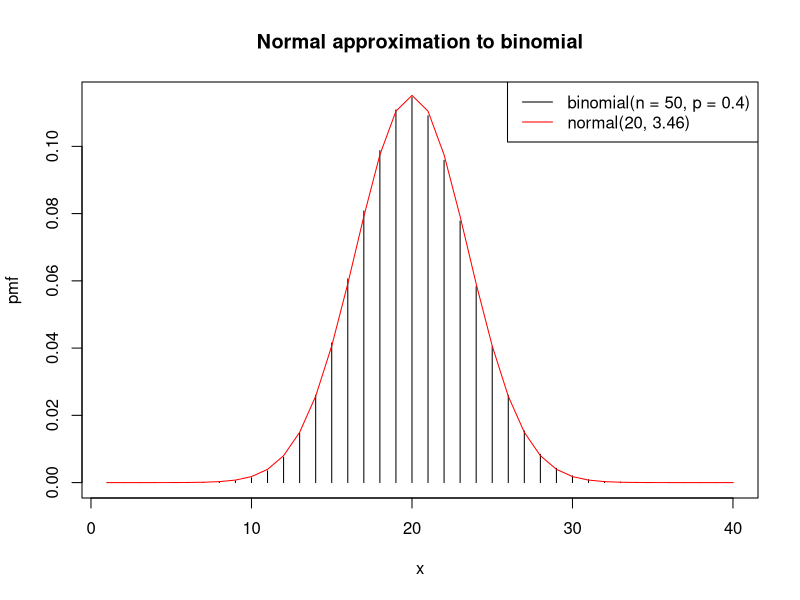
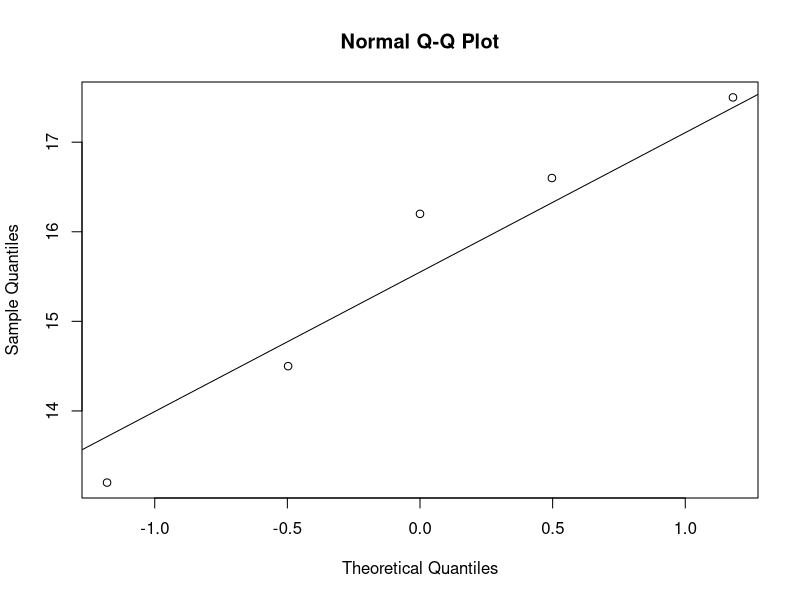
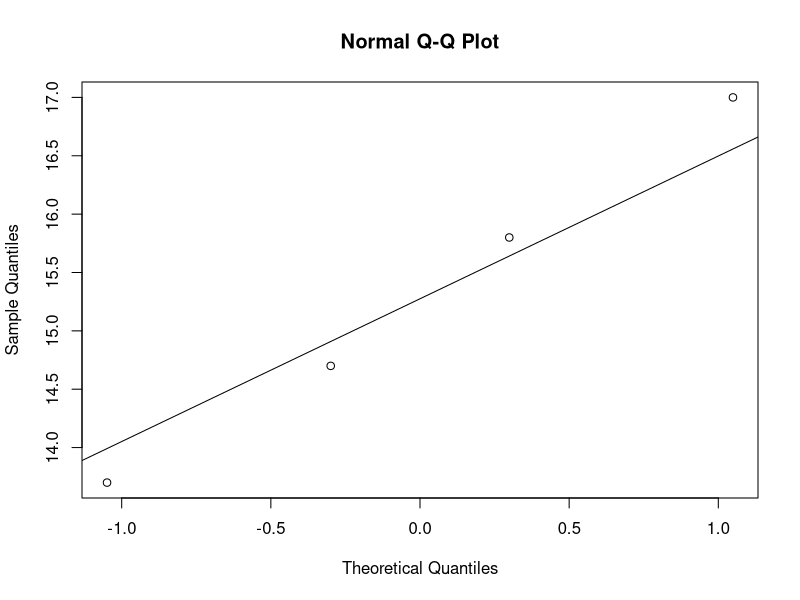
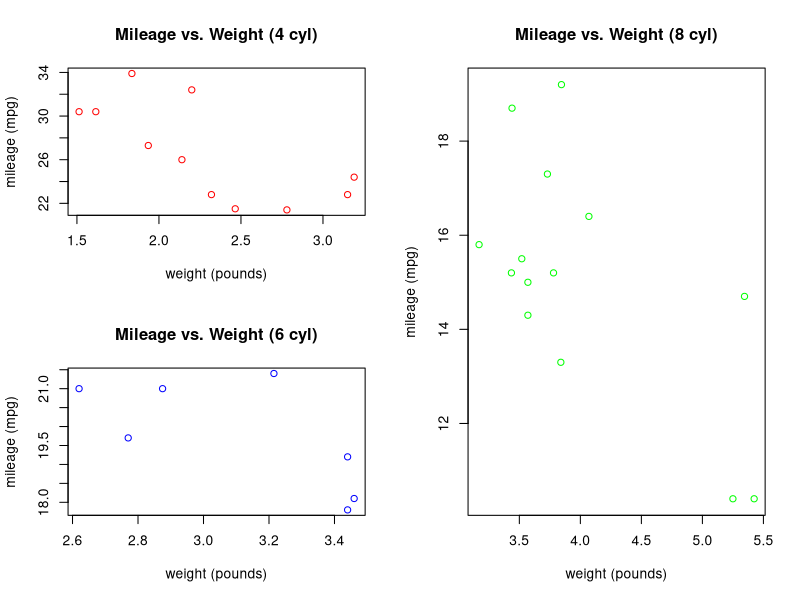

Write R code to recreate these figures, in order.
x = c(3, 3, NA, 2, 4, NA)
sum(x, na.rm = TRUE)
mean(x, na.rm = TRUE)
x[is.na(x)] = 0
mean(x)

prob = 0
for (i in seq(0, 100, by = 2)){
  prob = prob + dbinom(i, size = 100, prob = 0.6)
}
print(prob)

?mtcars
sort(mtcars$wt[(mtcars$am == 1) & (mtcars$hp > 100)], decreasing = TRUE)[2]
sorted = mtcars[order(mtcars$drat, mtcars$mpg*(-1)), ]
sorted$cyl[2]

rm(list = ls()) # initialization
n <- 50
p <- 0.4 # assignment of n and p
x <- 1:40 # assignment of x values, from 1 to 40
ynorm <- dnorm(x, mean = n * p, sd = sqrt(n * p * (1 - p))) # calculate normal probability density function
ybin <- dbinom(x, n, p) # calculate binomial probability mass function
plot(x, ybin, type="h",main="Normal approximation to binomial",xlab="x",ylab='pmf') # plot the binomial mass function with vertical lines, instead of points, with type h. Keep the main title and labels intact.
lines(x, ynorm, col='red') # plot the normal probability density curve in red
legend("topright", legend = c(paste(sep = "", "binomial(n = ", n, ", p = ", p, ")"),# This legend line is flawless. Keep it intact.
                              paste(sep = "", "normal(", n * p, ", ",  round(sqrt(n * p * (1 - p)), 2), ")")), 
                    col = c("black", "red"), lty = c(1, 1))

fe =  c(99, 96, 95, 93, 95, 98, 96, 100)
ma =  c(89, 96, 90, 91, 92, 93, 94, 90, 95, 92, 91, 93)
out = t.test(fe, ma, alternative = "two.sided", conf.level = .95)
print(out$p.value)

height = c(151, 174, 138, 186, 128, 136, 179, 163, 152, 131)
weight = c(63, 81, 56, 91, 47, 57, 76, 72, 62, 48)
clf = lm(weight ~ height)
cat(clf$coefficients[1], 'is the intercept.', clf$coefficients[2], 'is the slope.')

d = data.frame(height = 170)
print(predict(clf, newdata = d))

seed = 2
set.seed(seed)
N = 1000
t = replicate(N, max(rexp(40, rate = 0.2)))
var_max = var(t)
print(var_max)
              

# Debugging guidelines
# First, I want to remind us of this fact: WE ARE HUMANS and always make mistakes. It is common. Don't be scared of bugs in your code. 
# 
# Secondly, WE ARE NOT COMPUTERS. So, don't stare at your code for hours, try to run it in your mind, and guess what's happening behind the screen. In that way, you treat yourself as a computer wrongly and waste your time. Instead, you need to run your code on your computer (again, not in your mind) LINE BY LINE and let your computer tell you what's going on by some extra printouts. This is the most efficient way of debugging.
# 
# 
# 
# Here are my suggestions for debugging (also shown in my lecture code from Canvas > Files, especially in my comments): 
#   
#   Always boil down a long step into some short and simple steps. Don't write a too-long line if you cannot handle it. Replace it with several short lines, which can be traced more easily.
# Always insert some print() and cat() to print out the doubtful variables and intermediate results at some checkpoints.
# Translate math formulas STEP BY STEP into R.
# Always be TYPE-SENSITIVE, that is, keep the types of variables in mind. Otherwise, there will always be unexpected issues in your code. The best solution is to use str() to know the type of doubtful variables and make sure the variables match others in type.
# After loading data from files to variables, you need to print out the variables to make sure the data is stored correctly in value and in type.
# After writing data to files, you need to open the files with RStudio or other apps to make sure the data is written as expected.
# Divide and conquer. For example, NEVER ever do debug in your R markdown file (for HW), which contains too many things together and is too involved. Copy and paste your troublesome R chunk into a new-opened R script tab in RStudio and do debugging in this isolated tab.
# If you are not sure about the output of some functions or code, cook a chunk of code to test them. There is no need to ask other coders because your computer runs the code and shows the output, which is much better than any human.
# Develop a good coding style and make your code neat and elegant and readable by following my lecture code with appropriate spacing, indentations, and alignments.
# Always use meaningful names for variables and functions.
# Try to make your code readable to yourself and other coders. Always add some comments to improve its readability.
# Relax and do not stick to something for a too-long time. Sometimes, a brief rest can refresh your mind and make debugging much more productive.
# Finding a logical error is muuuuuuuuuuuch more difficult than finding a syntax error.
# Coding is always easy while debugging is always tough. But if you can follow my suggestions above, you might feel better with debugging.
# 
# Hope it helps,
# 
# --Dr. Yang


tail = 0.1
print(qnorm(1 - tail, mean = 3, sd = sqrt(5)))

?mtcars
sort(mtcars$mpg[(mtcars$vs == 0) & (mtcars$hp < 200)], decreasing = FALSE)[3]

posts = c(13.2, 14.5, 16.2, 16.6, 17.5)
Home_Depot_posts = c(13.7, 14.7, 15.8, 17.0)
qqnorm(posts)
qqline(posts)
qqnorm(Home_Depot_posts)
qqline(Home_Depot_posts)

var_test = var.test(posts, Home_Depot_posts,
                    alternative = "two.sided",
                    conf.level = 0.95)
print(var_test$p.value)

sorted = mtcars[order(mtcars$hp * (-1), mtcars$mpg), ]
sorted$disp[sorted$vs == 1][1]

set.seed(5)
n = 50 
N = 1000 
M = replicate(n = N, min(rt(n, 10)))
sd(M) 


rm(list = ls())

m = mtcars # load mtcars into m
m4cyl = m[m$cyl == 4, ]
m6cyl = m[m$cyl == 6, ]
m8cyl = m[m$cyl == 8, ] # divide m into 3 groups of data frames: 4cyl(m4cyl), 6cyl(m6cyl), 8cyl(m8cyl)
n = matrix(data = c(1,2,3,3), nrow = 2) # set up the layout matrix
layout(n) # apply the layout matrix
plot(x = m4cyl$wt, y = m4cyl$mpg, 
     main = "Mileage vs. Weight (4 cyl)",xlab="weight (pounds)",ylab="mileage (mpg)",col='red') # draw the 1st subplot on the upper-left corner. keep the main title and labels intact.
plot(x = m6cyl$wt, y = m6cyl$mpg, 
     main="Mileage vs. Weight (6 cyl)",xlab="weight (pounds)",ylab="mileage (mpg)",col='blue') # draw the 2nd subplot on the lower-left corner. keep the main title and labels intact.
plot(x = m8cyl$wt, y = m8cyl$mpg, 
     main="Mileage vs. Weight (8 cyl)",xlab="weight (pounds)",ylab="mileage (mpg)",col='green') # draw the 3rd subplot on the right. keep the main title and labels intact.
          
layout(matrix(data=1, nrow=1, ncol=1))  

data("mtcars")

# Filter the dataset to include only V-shaped-engine (cylinders equal to 8) cars
v_shaped_cars <- mtcars[mtcars$vs == 0, ]

# Filter further to include only cars with less than 200 gross horsepower
filtered_cars <- v_shaped_cars[v_shaped_cars$hp < 200, ]

# Sort the filtered dataset by gas mileage (mpg) in ascending order
sorted_cars <- filtered_cars[order(filtered_cars$mpg), ]

# Find the third lowest gas mileage among these cars
third_lowest_mileage <- sorted_cars$mpg[3]

# Print the result
third_lowest_mileage
          